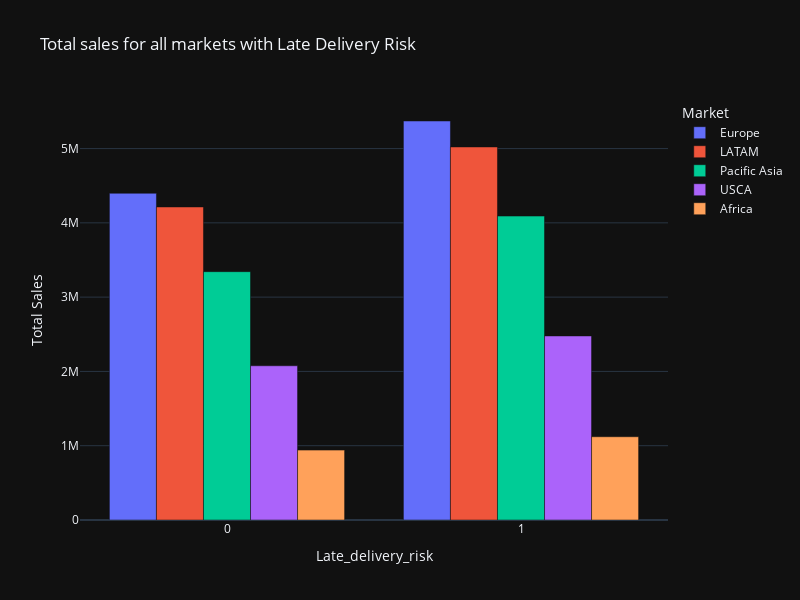

The notebook cell saved with this chart:
### Code cell
market = df.groupby(['Market', 'Late_delivery_risk'])

fig = px.bar(
    market['Sales per customer'].sum().sort_values(ascending=False).reset_index(),
    x='Late_delivery_risk',
    y='Sales per customer',
    title="Total sales for all markets with Late Delivery Risk",
    color='Market',
    barmode='group',
    labels={'Sales per customer': 'Total Sales'},
    template='plotly_dark',
    width=800,
    height=600
)
fig.show()

### Figure 1 — Plotly figure (JSON) as saved in the notebook; plotly's stock layout.template omitted (floating-point values rounded to 4 significant figures)
{"data": [{"alignmentgroup": "True", "hovertemplate": "Market=Europe<br>Late_delivery_risk=%{x}<br>Total Sales=%{y}<extra></extra>", "legendgroup": "Europe", "marker": {"color": "#636efa", "pattern": {"shape": ""}}, "name": "Europe", "offsetgroup": "Europe", "orientation": "v", "showlegend": true, "textposition": "auto", "type": "bar", "x": [1, 0], "xaxis": "x", "y": [5371000.0, 4398000.0], "yaxis": "y"}, {"alignmentgroup": "True", "hovertemplate": "Market=LATAM<br>Late_delivery_risk=%{x}<br>Total Sales=%{y}<extra></extra>", "legendgroup": "LATAM", "marker": {"color": "#EF553B", "pattern": {"shape": ""}}, "name": "LATAM", "offsetgroup": "LATAM", "orientation": "v", "showlegend": true, "textposition": "auto", "type": "bar", "x": [1, 0], "xaxis": "x", "y": [5022000.0, 4214000.0], "yaxis": "y"}, {"alignmentgroup": "True", "hovertemplate": "Market=Pacific Asia<br>Late_delivery_risk=%{x}<br>Total Sales=%{y}<extra></extra>", "legendgroup": "Pacific Asia", "marker": {"color": "#00cc96", "pattern": {"shape": ""}}, "name": "Pacific Asia", "offsetgroup": "Pacific Asia", "orientation": "v", "showlegend": true, "textposition": "auto", "type": "bar", "x": [1, 0], "xaxis": "x", "y": [4091000.0, 3343000.0], "yaxis": "y"}, {"alignmentgroup": "True", "hovertemplate": "Market=USCA<br>Late_delivery_risk=%{x}<br>Total Sales=%{y}<extra></extra>", "legendgroup": "USCA", "marker": {"color": "#ab63fa", "pattern": {"shape": ""}}, "name": "USCA", "offsetgroup": "USCA", "orientation": "v", "showlegend": true, "textposition": "auto", "type": "bar", "x": [1, 0], "xaxis": "x", "y": [2478000.0, 2076000.0], "yaxis": "y"}, {"alignmentgroup": "True", "hovertemplate": "Market=Africa<br>Late_delivery_risk=%{x}<br>Total Sales=%{y}<extra></extra>", "legendgroup": "Africa", "marker": {"color": "#FFA15A", "pattern": {"shape": ""}}, "name": "Africa", "offsetgroup": "Africa", "orientation": "v", "showlegend": true, "textposition": "auto", "type": "bar", "x": [1, 0], "xaxis": "x", "y": [1121000.0, 940800.0], "yaxis": "y"}], "layout": {"barmode": "group", "height": 600, "legend": {"title": {"text": "Market"}, "tracegroupgap": 0}, "title": {"text": "Total sales for all markets with Late Delivery Risk"}, "width": 800, "xaxis": {"anchor": "y", "domain": [0, 1], "title": {"text": "Late_delivery_risk"}}, "yaxis": {"anchor": "x", "domain": [0, 1], "title": {"text": "Total Sales"}}}}
